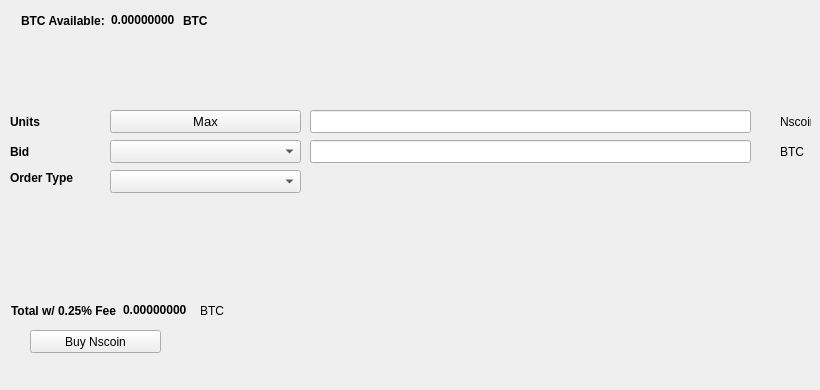
   <widget class="QWidget" name="BuyTab">
    <attribute name="title">
     <string>Buy</string>
    </attribute>
    <widget class="QPushButton" name="BuyNscoin">
     <property name="geometry">
      <rect>
       <x>30</x>
       <y>330</y>
       <width>131</width>
       <height>23</height>
      </rect>
     </property>
     <property name="text">
      <string>Buy Nscoin</string>
     </property>
     <property name="icon">
      <iconset resource="../nscoin.qrc">
       <normaloff>:/icons/bitcoin</normaloff>:/icons/bitcoin</iconset>
     </property>
    </widget>
    <widget class="QLabel" name="label_3">
     <property name="geometry">
      <rect>
       <x>10</x>
       <y>110</y>
       <width>46</width>
       <height>23</height>
      </rect>
     </property>
     <property name="font">
      <font>
       <weight>75</weight>
       <bold>true</bold>
      </font>
     </property>
     <property name="text">
      <string>Units</string>
     </property>
    </widget>
    <widget class="QLineEdit" name="UnitsInput">
     <property name="geometry">
      <rect>
       <x>310</x>
       <y>110</y>
       <width>441</width>
       <height>23</height>
      </rect>
     </property>
     <property name="font">
      <font>
       <pointsize>9</pointsize>
       <weight>75</weight>
       <bold>true</bold>
      </font>
     </property>
    </widget>
    <widget class="QLineEdit" name="BuyBidPriceEdit">
     <property name="geometry">
      <rect>
       <x>310</x>
       <y>140</y>
       <width>441</width>
       <height>23</height>
      </rect>
     </property>
     <property name="font">
      <font>
       <pointsize>9</pointsize>
       <weight>75</weight>
       <bold>true</bold>
      </font>
     </property>
    </widget>
    <widget class="QLabel" name="label_4">
     <property name="geometry">
      <rect>
       <x>780</x>
       <y>110</y>
       <width>31</width>
       <height>23</height>
      </rect>
     </property>
     <property name="text">
      <string>Nscoin</string>
     </property>
    </widget>
    <widget class="QLabel" name="label_5">
     <property name="geometry">
      <rect>
       <x>780</x>
       <y>140</y>
       <width>31</width>
       <height>23</height>
      </rect>
     </property>
     <property name="text">
      <string>BTC</string>
     </property>
    </widget>
    <widget class="QLabel" name="label_6">
     <property name="geometry">
      <rect>
       <x>10</x>
       <y>140</y>
       <width>46</width>
       <height>23</height>
      </rect>
     </property>
     <property name="font">
      <font>
       <weight>75</weight>
       <bold>true</bold>
      </font>
     </property>
     <property name="text">
      <string>Bid</string>
     </property>
    </widget>
    <widget class="QLabel" name="label_7">
     <property name="geometry">
      <rect>
       <x>10</x>
       <y>170</y>
       <width>91</width>
       <height>16</height>
      </rect>
     </property>
     <property name="font">
      <font>
       <weight>75</weight>
       <bold>true</bold>
      </font>
     </property>
     <property name="text">
      <string>Order Type</string>
     </property>
    </widget>
    <widget class="QPushButton" name="Buy_Max_Amount">
     <property name="geometry">
      <rect>
       <x>110</x>
       <y>110</y>
       <width>191</width>
       <height>23</height>
      </rect>
     </property>
     <property name="font">
      <font>
       <pointsize>10</pointsize>
      </font>
     </property>
     <property name="text">
      <string>Max</string>
     </property>
    </widget>
    <widget class="QComboBox" name="BuyBidcomboBox">
     <property name="geometry">
      <rect>
       <x>110</x>
       <y>140</y>
       <width>191</width>
       <height>23</height>
      </rect>
     </property>
     <property name="font">
      <font>
       <pointsize>10</pointsize>
      </font>
     </property>
    </widget>
    <widget class="QComboBox" name="buyOrdertypeCombo">
     <property name="geometry">
      <rect>
       <x>110</x>
       <y>170</y>
       <width>191</width>
       <height>23</height>
      </rect>
     </property>
     <property name="font">
      <font>
       <pointsize>10</pointsize>
      </font>
     </property>
    </widget>
    <widget class="QWidget" name="layoutWidget1">
     <property name="geometry">
      <rect>
       <x>21</x>
       <y>11</y>
       <width>227</width>
       <height>19</height>
      </rect>
     </property>
     <layout class="QHBoxLayout" name="horizontalLayout_3">
      <item>
       <widget class="QLabel" name="label232">
        <property name="font">
         <font>
          <weight>75</weight>
          <bold>true</bold>
         </font>
        </property>
        <property name="text">
         <string>BTC Available:</string>
        </property>
       </widget>
      </item>
      <item>
       <widget class="QLabel" name="BtcAvailableLbl">
        <property name="palette">
         <palette>
          <active>
           <colorrole role="WindowText">
            <brush brushstyle="SolidPattern">
             <color alpha="255">
              <red>0</red>
              <green>0</green>
              <blue>0</blue>
             </color>
            </brush>
           </colorrole>
           <colorrole role="Button">
            <brush brushstyle="SolidPattern">
             <color alpha="255">
              <red>0</red>
              <green>170</green>
              <blue>0</blue>
             </color>
            </brush>
           </colorrole>
           <colorrole role="Light">
            <brush brushstyle="SolidPattern">
             <color alpha="255">
              <red>0</red>
              <green>255</green>
              <blue>0</blue>
             </color>
            </brush>
           </colorrole>
           <colorrole role="Midlight">
            <brush brushstyle="SolidPattern">
             <color alpha="255">
              <red>0</red>
              <green>212</green>
              <blue>0</blue>
             </color>
            </brush>
           </colorrole>
           <colorrole role="Dark">
            <brush brushstyle="SolidPattern">
             <color alpha="255">
              <red>0</red>
              <green>85</green>
              <blue>0</blue>
             </color>
            </brush>
           </colorrole>
           <colorrole role="Mid">
            <brush brushstyle="SolidPattern">
             <color alpha="255">
              <red>0</red>
              <green>113</green>
              <blue>0</blue>
             </color>
            </brush>
           </colorrole>
           <colorrole role="Text">
            <brush brushstyle="SolidPattern">
             <color alpha="255">
              <red>0</red>
              <green>170</green>
              <blue>0</blue>
             </color>
            </brush>
           </colorrole>
           <colorrole role="BrightText">
            <brush brushstyle="SolidPattern">
             <color alpha="255">
              <red>255</red>
              <green>255</green>
              <blue>255</blue>
             </color>
            </brush>
           </colorrole>
           <colorrole role="ButtonText">
            <brush brushstyle="SolidPattern">
             <color alpha="255">
              <red>0</red>
              <green>0</green>
              <blue>0</blue>
             </color>
            </brush>
           </colorrole>
           <colorrole role="Base">
            <brush brushstyle="SolidPattern">
             <color alpha="255">
              <red>255</red>
              <green>255</green>
              <blue>255</blue>
             </color>
            </brush>
           </colorrole>
           <colorrole role="Window">
            <brush brushstyle="SolidPattern">
             <color alpha="255">
              <red>0</red>
              <green>170</green>
              <blue>0</blue>
             </color>
            </brush>
           </colorrole>
           <colorrole role="Shadow">
            <brush brushstyle="SolidPattern">
             <color alpha="255">
              <red>0</red>
              <green>0</green>
              <blue>0</blue>
             </color>
            </brush>
           </colorrole>
           <colorrole role="AlternateBase">
            <brush brushstyle="SolidPattern">
             <color alpha="255">
              <red>127</red>
              <green>212</green>
              <blue>127</blue>
             </color>
            </brush>
           </colorrole>
           <colorrole role="ToolTipBase">
            <brush brushstyle="SolidPattern">
             <color alpha="255">
              <red>255</red>
              <green>255</green>
              <blue>220</blue>
             </color>
            </brush>
           </colorrole>
           <colorrole role="ToolTipText">
            <brush brushstyle="SolidPattern">
             <color alpha="255">
              <red>0</red>
              <green>0</green>
              <blue>0</blue>
             </color>
            </brush>
           </colorrole>
          </active>
          <inactive>
           <colorrole role="WindowText">
            <brush brushstyle="SolidPattern">
             <color alpha="255">
              <red>0</red>
              <green>0</green>
              <blue>0</blue>
             </color>
            </brush>
           </colorrole>
           <colorrole role="Button">
            <brush brushstyle="SolidPattern">
             <color alpha="255">
              <red>0</red>
              <green>170</green>
              <blue>0</blue>
             </color>
            </brush>
           </colorrole>
           <colorrole role="Light">
            <brush brushstyle="SolidPattern">
             <color alpha="255">
              <red>0</red>
              <green>255</green>
              <blue>0</blue>
             </color>
            </brush>
           </colorrole>
           <colorrole role="Midlight">
            <brush brushstyle="SolidPattern">
             <color alpha="255">
              <red>0</red>
              <green>212</green>
              <blue>0</blue>
             </color>
            </brush>
           </colorrole>
           <colorrole role="Dark">
            <brush brushstyle="SolidPattern">
             <color alpha="255">
              <red>0</red>
              <green>85</green>
              <blue>0</blue>
             </color>
            </brush>
           </colorrole>
           <colorrole role="Mid">
            <brush brushstyle="SolidPattern">
             <color alpha="255">
              <red>0</red>
              <green>113</green>
              <blue>0</blue>
             </color>
            </brush>
           </colorrole>
           <colorrole role="Text">
            <brush brushstyle="SolidPattern">
             <color alpha="255">
              <red>0</red>
              <green>170</green>
              <blue>0</blue>
             </color>
            </brush>
           </colorrole>
           <colorrole role="BrightText">
            <brush brushstyle="SolidPattern">
             <color alpha="255">
              <red>255</red>
              <green>255</green>
              <blue>255</blue>
             </color>
            </brush>
           </colorrole>
           <colorrole role="ButtonText">
            <brush brushstyle="SolidPattern">
             <color alpha="255">
              <red>0</red>
              <green>0</green>
              <blue>0</blue>
             </color>
            </brush>
           </colorrole>
           <colorrole role="Base">
            <brush brushstyle="SolidPattern">
             <color alpha="255">
              <red>255</red>
              <green>255</green>
              <blue>255</blue>
             </color>
            </brush>
           </colorrole>
           <colorrole role="Window">
            <brush brushstyle="SolidPattern">
             <color alpha="255">
              <red>0</red>
              <green>170</green>
              <blue>0</blue>
             </color>
            </brush>
           </colorrole>
           <colorrole role="Shadow">
            <brush brushstyle="SolidPattern">
             <color alpha="255">
              <red>0</red>
              <green>0</green>
              <blue>0</blue>
             </color>
            </brush>
           </colorrole>
           <colorrole role="AlternateBase">
            <brush brushstyle="SolidPattern">
             <color alpha="255">
              <red>127</red>
              <green>212</green>
              <blue>127</blue>
             </color>
            </brush>
           </colorrole>
           <colorrole role="ToolTipBase">
            <brush brushstyle="SolidPattern">
             <color alpha="255">
              <red>255</red>
              <green>255</green>
              <blue>220</blue>
             </color>
            </brush>
           </colorrole>
           <colorrole role="ToolTipText">
            <brush brushstyle="SolidPattern">
             <color alpha="255">
              <red>0</red>
              <green>0</green>
              <blue>0</blue>
             </color>
            </brush>
           </colorrole>
          </inactive>
          <disabled>
           <colorrole role="WindowText">
            <brush brushstyle="SolidPattern">
             <color alpha="255">
              <red>0</red>
              <green>85</green>
              <blue>0</blue>
             </color>
            </brush>
           </colorrole>
           <colorrole role="Button">
            <brush brushstyle="SolidPattern">
             <color alpha="255">
              <red>0</red>
              <green>170</green>
              <blue>0</blue>
             </color>
            </brush>
           </colorrole>
           <colorrole role="Light">
            <brush brushstyle="SolidPattern">
             <color alpha="255">
              <red>0</red>
              <green>255</green>
              <blue>0</blue>
             </color>
            </brush>
           </colorrole>
           <colorrole role="Midlight">
            <brush brushstyle="SolidPattern">
             <color alpha="255">
              <red>0</red>
              <green>212</green>
              <blue>0</blue>
             </color>
            </brush>
           </colorrole>
           <colorrole role="Dark">
            <brush brushstyle="SolidPattern">
             <color alpha="255">
              <red>0</red>
              <green>85</green>
              <blue>0</blue>
             </color>
            </brush>
           </colorrole>
           <colorrole role="Mid">
            <brush brushstyle="SolidPattern">
             <color alpha="255">
              <red>0</red>
              <green>113</green>
              <blue>0</blue>
             </color>
            </brush>
           </colorrole>
           <colorrole role="Text">
            <brush brushstyle="SolidPattern">
             <color alpha="255">
              <red>0</red>
              <green>85</green>
              <blue>0</blue>
             </color>
            </brush>
           </colorrole>
           <colorrole role="BrightText">
            <brush brushstyle="SolidPattern">
             <color alpha="255">
              <red>255</red>
              <green>255</green>
              <blue>255</blue>
             </color>
            </brush>
           </colorrole>
           <colorrole role="ButtonText">
            <brush brushstyle="SolidPattern">
             <color alpha="255">
              <red>0</red>
              <green>85</green>
              <blue>0</blue>
             </color>
            </brush>
           </colorrole>
           <colorrole role="Base">
            <brush brushstyle="SolidPattern">
             <color alpha="255">
              <red>0</red>
              <green>170</green>
              <blue>0</blue>
             </color>
            </brush>
           </colorrole>
           <colorrole role="Window">
            <brush brushstyle="SolidPattern">
             <color alpha="255">
              <red>0</red>
              <green>170</green>
              <blue>0</blue>
             </color>
            </brush>
           </colorrole>
           <colorrole role="Shadow">
            <brush brushstyle="SolidPattern">
             <color alpha="255">
              <red>0</red>
              <green>0</green>
              <blue>0</blue>
             </color>
            </brush>
           </colorrole>
           <colorrole role="AlternateBase">
            <brush brushstyle="SolidPattern">
             <color alpha="255">
              <red>0</red>
              <green>170</green>
              <blue>0</blue>
             </color>
            </brush>
           </colorrole>
           <colorrole role="ToolTipBase">
            <brush brushstyle="SolidPattern">
             <color alpha="255">
              <red>255</red>
              <green>255</green>
              <blue>220</blue>
             </color>
            </brush>
           </colorrole>
           <colorrole role="ToolTipText">
            <brush brushstyle="SolidPattern">
             <color alpha="255">
              <red>0</red>
              <green>0</green>
              <blue>0</blue>
             </color>
            </brush>
           </colorrole>
          </disabled>
         </palette>
        </property>
        <property name="font">
         <font>
          <weight>75</weight>
          <bold>true</bold>
         </font>
        </property>
        <property name="text">
         <string>0.00000000</string>
        </property>
        <property name="textInteractionFlags">
         <set>Qt::LinksAccessibleByMouse|Qt::TextSelectableByKeyboard|Qt::TextSelectableByMouse</set>
        </property>
       </widget>
      </item>
      <item>
       <widget class="QLabel" name="BtcAvailableLbl_2">
        <property name="font">
         <font>
          <weight>75</weight>
          <bold>true</bold>
         </font>
        </property>
        <property name="text">
         <string>BTC</string>
        </property>
       </widget>
      </item>
     </layout>
    </widget>
    <widget class="QWidget" name="layoutWidge2">
     <property name="geometry">
      <rect>
       <x>11</x>
       <y>301</y>
       <width>259</width>
       <height>19</height>
      </rect>
     </property>
     <layout class="QHBoxLayout" name="horizontalLayout_4">
      <item>
       <widget class="QLabel" name="label_9">
        <property name="font">
         <font>
          <weight>75</weight>
          <bold>true</bold>
         </font>
        </property>
        <property name="text">
         <string>Total w/ 0.25% Fee</string>
        </property>
       </widget>
      </item>
      <item>
       <widget class="QLabel" name="BuyCostLabel">
        <property name="palette">
         <palette>
          <active>
           <colorrole role="WindowText">
            <brush brushstyle="SolidPattern">
             <color alpha="255">
              <red>0</red>
              <green>0</green>
              <blue>0</blue>
             </color>
            </brush>
           </colorrole>
           <colorrole role="Button">
            <brush brushstyle="SolidPattern">
             <color alpha="255">
              <red>0</red>
              <green>170</green>
              <blue>0</blue>
             </color>
            </brush>
           </colorrole>
           <colorrole role="Light">
            <brush brushstyle="SolidPattern">
             <color alpha="255">
              <red>0</red>
              <green>255</green>
              <blue>0</blue>
             </color>
            </brush>
           </colorrole>
           <colorrole role="Midlight">
            <brush brushstyle="SolidPattern">
             <color alpha="255">
              <red>0</red>
              <green>212</green>
              <blue>0</blue>
             </color>
            </brush>
           </colorrole>
           <colorrole role="Dark">
            <brush brushstyle="SolidPattern">
             <color alpha="255">
              <red>0</red>
              <green>85</green>
              <blue>0</blue>
             </color>
            </brush>
           </colorrole>
           <colorrole role="Mid">
            <brush brushstyle="SolidPattern">
             <color alpha="255">
              <red>0</red>
              <green>113</green>
              <blue>0</blue>
             </color>
            </brush>
           </colorrole>
           <colorrole role="Text">
            <brush brushstyle="SolidPattern">
             <color alpha="255">
              <red>0</red>
              <green>170</green>
              <blue>0</blue>
             </color>
            </brush>
           </colorrole>
           <colorrole role="BrightText">
            <brush brushstyle="SolidPattern">
             <color alpha="255">
              <red>255</red>
              <green>255</green>
              <blue>255</blue>
             </color>
            </brush>
           </colorrole>
           <colorrole role="ButtonText">
            <brush brushstyle="SolidPattern">
             <color alpha="255">
              <red>0</red>
              <green>0</green>
              <blue>0</blue>
             </color>
            </brush>
           </colorrole>
           <colorrole role="Base">
            <brush brushstyle="SolidPattern">
             <color alpha="255">
              <red>255</red>
              <green>255</green>
              <blue>255</blue>
             </color>
            </brush>
           </colorrole>
           <colorrole role="Window">
            <brush brushstyle="SolidPattern">
             <color alpha="255">
              <red>0</red>
              <green>170</green>
              <blue>0</blue>
             </color>
            </brush>
           </colorrole>
           <colorrole role="Shadow">
            <brush brushstyle="SolidPattern">
             <color alpha="255">
              <red>0</red>
              <green>0</green>
              <blue>0</blue>
             </color>
            </brush>
           </colorrole>
           <colorrole role="AlternateBase">
            <brush brushstyle="SolidPattern">
             <color alpha="255">
              <red>127</red>
              <green>212</green>
              <blue>127</blue>
             </color>
            </brush>
           </colorrole>
           <colorrole role="ToolTipBase">
            <brush brushstyle="SolidPattern">
             <color alpha="255">
              <red>255</red>
              <green>255</green>
              <blue>220</blue>
             </color>
            </brush>
           </colorrole>
           <colorrole role="ToolTipText">
            <brush brushstyle="SolidPattern">
             <color alpha="255">
              <red>0</red>
              <green>0</green>
              <blue>0</blue>
             </color>
            </brush>
           </colorrole>
          </active>
          <inactive>
           <colorrole role="WindowText">
            <brush brushstyle="SolidPattern">
             <color alpha="255">
              <red>0</red>
              <green>0</green>
              <blue>0</blue>
             </color>
            </brush>
           </colorrole>
           <colorrole role="Button">
            <brush brushstyle="SolidPattern">
             <color alpha="255">
              <red>0</red>
              <green>170</green>
              <blue>0</blue>
             </color>
            </brush>
           </colorrole>
           <colorrole role="Light">
            <brush brushstyle="SolidPattern">
             <color alpha="255">
              <red>0</red>
              <green>255</green>
              <blue>0</blue>
             </color>
            </brush>
           </colorrole>
           <colorrole role="Midlight">
            <brush brushstyle="SolidPattern">
             <color alpha="255">
              <red>0</red>
              <green>212</green>
              <blue>0</blue>
             </color>
            </brush>
           </colorrole>
           <colorrole role="Dark">
            <brush brushstyle="SolidPattern">
             <color alpha="255">
              <red>0</red>
              <green>85</green>
              <blue>0</blue>
             </color>
            </brush>
           </colorrole>
           <colorrole role="Mid">
            <brush brushstyle="SolidPattern">
             <color alpha="255">
              <red>0</red>
              <green>113</green>
              <blue>0</blue>
             </color>
            </brush>
           </colorrole>
           <colorrole role="Text">
            <brush brushstyle="SolidPattern">
             <color alpha="255">
              <red>0</red>
              <green>170</green>
              <blue>0</blue>
             </color>
            </brush>
           </colorrole>
           <colorrole role="BrightText">
            <brush brushstyle="SolidPattern">
             <color alpha="255">
              <red>255</red>
              <green>255</green>
              <blue>255</blue>
             </color>
            </brush>
           </colorrole>
           <colorrole role="ButtonText">
            <brush brushstyle="SolidPattern">
             <color alpha="255">
              <red>0</red>
              <green>0</green>
              <blue>0</blue>
             </color>
            </brush>
           </colorrole>
           <colorrole role="Base">
            <brush brushstyle="SolidPattern">
             <color alpha="255">
              <red>255</red>
              <green>255</green>
              <blue>255</blue>
             </color>
            </brush>
           </colorrole>
           <colorrole role="Window">
            <brush brushstyle="SolidPattern">
             <color alpha="255">
              <red>0</red>
              <green>170</green>
              <blue>0</blue>
             </color>
            </brush>
           </colorrole>
           <colorrole role="Shadow">
            <brush brushstyle="SolidPattern">
             <color alpha="255">
              <red>0</red>
              <green>0</green>
              <blue>0</blue>
             </color>
            </brush>
           </colorrole>
           <colorrole role="AlternateBase">
            <brush brushstyle="SolidPattern">
             <color alpha="255">
              <red>127</red>
              <green>212</green>
              <blue>127</blue>
             </color>
            </brush>
           </colorrole>
           <colorrole role="ToolTipBase">
            <brush brushstyle="SolidPattern">
             <color alpha="255">
              <red>255</red>
              <green>255</green>
              <blue>220</blue>
             </color>
            </brush>
           </colorrole>
           <colorrole role="ToolTipText">
            <brush brushstyle="SolidPattern">
             <color alpha="255">
              <red>0</red>
              <green>0</green>
              <blue>0</blue>
             </color>
            </brush>
           </colorrole>
          </inactive>
          <disabled>
           <colorrole role="WindowText">
            <brush brushstyle="SolidPattern">
             <color alpha="255">
              <red>0</red>
              <green>85</green>
              <blue>0</blue>
             </color>
            </brush>
           </colorrole>
           <colorrole role="Button">
            <brush brushstyle="SolidPattern">
             <color alpha="255">
              <red>0</red>
              <green>170</green>
              <blue>0</blue>
             </color>
            </brush>
           </colorrole>
           <colorrole role="Light">
            <brush brushstyle="SolidPattern">
             <color alpha="255">
              <red>0</red>
              <green>255</green>
              <blue>0</blue>
             </color>
            </brush>
           </colorrole>
           <colorrole role="Midlight">
            <brush brushstyle="SolidPattern">
             <color alpha="255">
              <red>0</red>
              <green>212</green>
              <blue>0</blue>
             </color>
            </brush>
           </colorrole>
           <colorrole role="Dark">
            <brush brushstyle="SolidPattern">
             <color alpha="255">
              <red>0</red>
              <green>85</green>
              <blue>0</blue>
             </color>
            </brush>
           </colorrole>
           <colorrole role="Mid">
            <brush brushstyle="SolidPattern">
             <color alpha="255">
              <red>0</red>
              <green>113</green>
              <blue>0</blue>
             </color>
            </brush>
           </colorrole>
           <colorrole role="Text">
            <brush brushstyle="SolidPattern">
             <color alpha="255">
              <red>0</red>
              <green>85</green>
              <blue>0</blue>
             </color>
            </brush>
           </colorrole>
           <colorrole role="BrightText">
            <brush brushstyle="SolidPattern">
             <color alpha="255">
              <red>255</red>
              <green>255</green>
              <blue>255</blue>
             </color>
            </brush>
           </colorrole>
           <colorrole role="ButtonText">
            <brush brushstyle="SolidPattern">
             <color alpha="255">
              <red>0</red>
              <green>85</green>
              <blue>0</blue>
             </color>
            </brush>
           </colorrole>
           <colorrole role="Base">
            <brush brushstyle="SolidPattern">
             <color alpha="255">
              <red>0</red>
              <green>170</green>
              <blue>0</blue>
             </color>
            </brush>
           </colorrole>
           <colorrole role="Window">
            <brush brushstyle="SolidPattern">
             <color alpha="255">
              <red>0</red>
              <green>170</green>
              <blue>0</blue>
             </color>
            </brush>
           </colorrole>
           <colorrole role="Shadow">
            <brush brushstyle="SolidPattern">
             <color alpha="255">
              <red>0</red>
              <green>0</green>
              <blue>0</blue>
             </color>
            </brush>
           </colorrole>
           <colorrole role="AlternateBase">
            <brush brushstyle="SolidPattern">
             <color alpha="255">
              <red>0</red>
              <green>170</green>
              <blue>0</blue>
             </color>
            </brush>
           </colorrole>
           <colorrole role="ToolTipBase">
            <brush brushstyle="SolidPattern">
             <color alpha="255">
              <red>255</red>
              <green>255</green>
              <blue>220</blue>
             </color>
            </brush>
           </colorrole>
           <colorrole role="ToolTipText">
            <brush brushstyle="SolidPattern">
             <color alpha="255">
              <red>0</red>
              <green>0</green>
              <blue>0</blue>
             </color>
            </brush>
           </colorrole>
          </disabled>
         </palette>
        </property>
        <property name="font">
         <font>
          <weight>75</weight>
          <bold>true</bold>
         </font>
        </property>
        <property name="autoFillBackground">
         <bool>false</bool>
        </property>
        <property name="text">
         <string>0.00000000</string>
        </property>
        <property name="textInteractionFlags">
         <set>Qt::LinksAccessibleByMouse|Qt::TextSelectableByMouse</set>
        </property>
       </widget>
      </item>
      <item>
       <widget class="QLabel" name="label_10">
        <property name="font">
         <font>
          <weight>50</weight>
          <bold>false</bold>
         </font>
        </property>
        <property name="text">
         <string>BTC</string>
        </property>
       </widget>
      </item>
     </layout>
    </widget>
    <widget class="QLabel" name="label_24">
     <property name="geometry">
      <rect>
       <x>460</x>
       <y>300</y>
       <width>281</width>
       <height>81</height>
      </rect>
     </property>
     <property name="text">
      <string/>
     </property>
     <property name="pixmap">
      <pixmap>:/images/bittrex</pixmap>
     </property>
    </widget>
   </widget>
